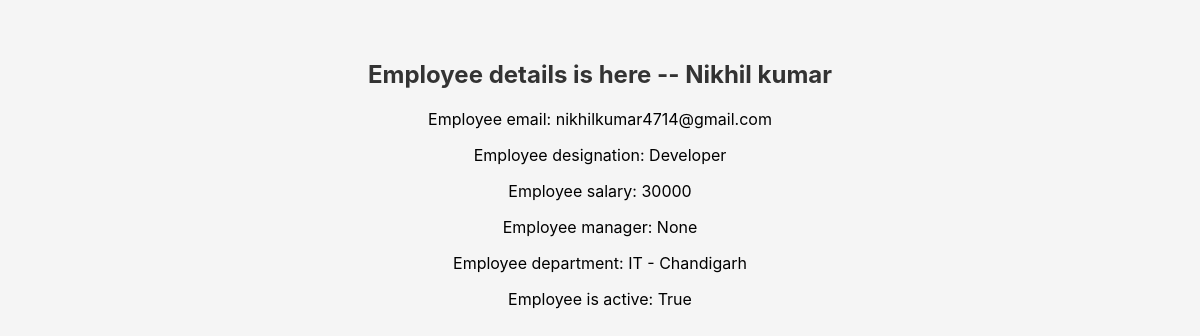
The page /employee/1/ on the database as committed earlier.
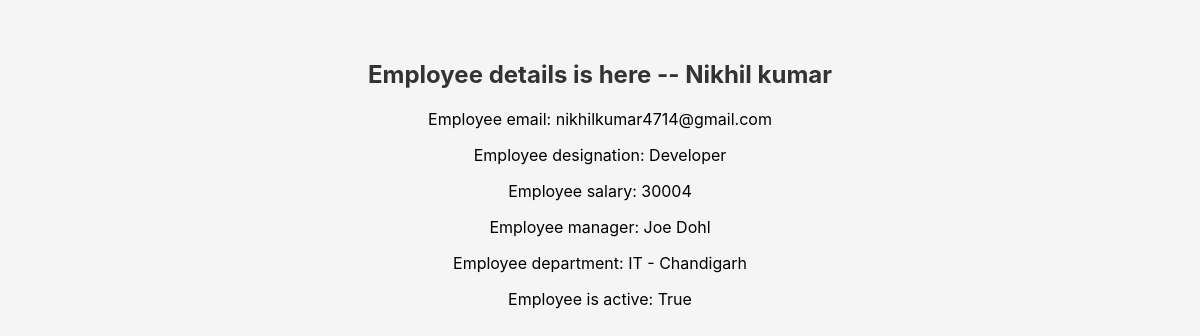
The same page on the database as committed later.
### employeesApp/models.py (models this page shows, shortened)
class Employee(models.Model):
    first_name = models.CharField(max_length=50)
    last_name = models.CharField(max_length=50)
    email = models.EmailField(unique=True)
    designation = models.CharField(choices=[('Manager', 'Manager'), ('Developer', 'Developer'), ('Designer', 'Designer')], max_length=20)
    salary = models.IntegerField()
    joining_date = models.DateField()
    is_active = models.BooleanField(default=True)
    department = models.ForeignKey(Departments, on_delete=models.SET_NULL, blank=True, null= True)
    manager = models.ForeignKey("self", on_delete=models.SET_NULL, blank=True, null=True)
    def __str__(self):
        return f"{self.first_name} {self.last_name}"

class Departments(models.Model):
    name = models.CharField(max_length=100)
    location = models.CharField(max_length=50)
    def __str__(self):
        return f"{self.name} - {self.location}"

### employees1/views.py (the view)
# urls.py: path('employee/<int:id>/', employee_details, name='employee_details'),
def employee_details(request, id):
    employee = get_object_or_404(Employee, id=id)
    context = {
        'employee': employee
    }
    return render(request, 'employee_details.html', context)

### templates/employee_details.html (shortened to what this page needs)
{% load static %}
<!DOCTYPE html>
<html lang="en">
<head>
    <link rel="stylesheet" href="{% static 'css/styles.css' %}">
    <link rel="stylesheet" href="https://cdnjs.cloudflare.com/ajax/libs/font-awesome/4.7.0/css/font-awesome.min.css">
</head>
<body>
    <h2>Employee details is here -- {{ employee.first_name }} {{ employee.last_name }}</h2>
    <p>Employee email: {{ employee.email }}</p>
    <p>Employee designation: {{ employee.designation }}</p>
    <p>Employee salary: {{ employee.salary }}</p>
    <p>Employee manager: {{ employee.manager }}</p>
    <p>Employee department: {{ employee.department }}</p>
    <p>Employee is active: {{ employee.is_active }}</p>
</body>
</html>

Rows that differ between the two databases and show on the page:
changed Employee "Nikhil": salary "30000" → "30004"; manager "None" → "Joe Dohl"
